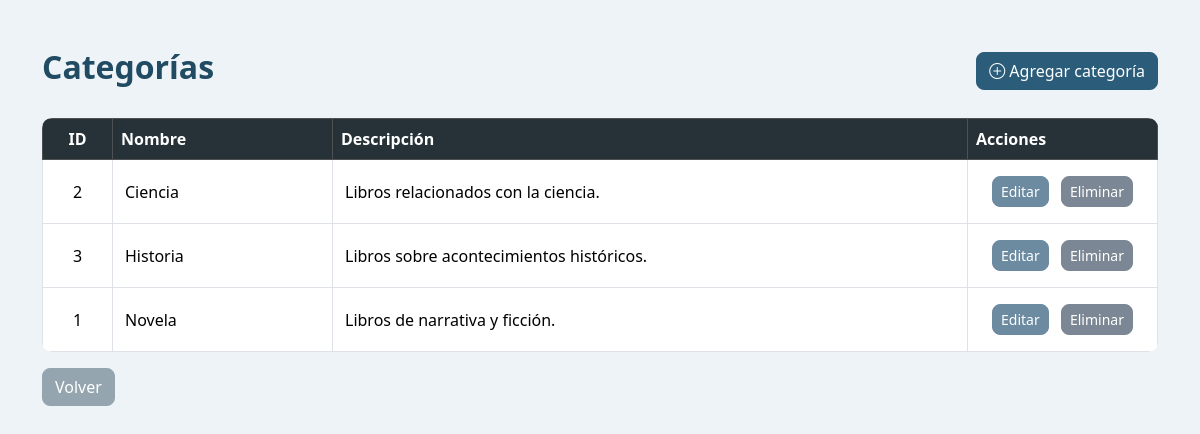
The app's page /modulos/categorias/listar.php (signed in) with its own data.
### tables this page shows
CREATE TABLE categorias (

    id_categoria INT AUTO_INCREMENT PRIMARY KEY,

    nombre VARCHAR(100) NOT NULL,

    descripcion VARCHAR(255)

);

### modulos/categorias/listar.php (the view, shortened to what this page needs)
<?php
require_once("../../includes/conexion.php");
$sql = "SELECT * FROM categorias ORDER BY nombre ASC";
$resultado = $conexion->query($sql);
?>
<!DOCTYPE html>
<html lang="es">
<head>
    <link href="https://cdn.jsdelivr.net/npm/bootstrap@5.3.7/dist/css/bootstrap.min.css"
          rel="stylesheet">
    <link rel="stylesheet"
          href="https://cdn.jsdelivr.net/npm/bootstrap-icons@1.13.1/font/bootstrap-icons.min.css">
    <link rel="stylesheet" href="../../css/estilos.css">
</head>
<body>
<div class="container mt-5">
    <div class="d-flex justify-content-between align-items-center mb-4">
        <h2>
            Categorías
        </h2>
        <a
            href="agregar.php"
            class="btn btn-success">
            <i class="bi bi-plus-circle"></i>
            Agregar categoría
        </a>
    </div>
    <table class="table table-bordered table-hover">
        <thead class="table-dark">
            <tr>
                <th class="text-center">
                    ID
                </th>
                <th class="columna-nombre">
                    Nombre
                </th>
                <th>
                    Descripción
                </th>
                <th class="columna-acciones">
                    Acciones
                </th>
            </tr>
        </thead>
        <tbody>
        <?php while ($categoria = $resultado->fetch_assoc()) { ?>
            <tr>
                <td class="text-center">
                    <?= $categoria["id_categoria"]; ?>
                </td>
                <td>
                    <?= $categoria["nombre"]; ?>
                </td>
                <td>
                    <?= $categoria["descripcion"]; ?>
                </td>
                <td class="text-center">
                    <a
                        href="editar.php?id=<?= $categoria["id_categoria"]; ?>"
                        class="btn btn-warning btn-sm me-2">
                        Editar
                    </a>
                    <a
                        href="eliminar.php?id=<?= $categoria["id_categoria"]; ?>"
                        class="btn btn-danger btn-sm"
                        onclick="return confirm('¿Desea eliminar esta categoría?');">
                        Eliminar
                    </a>
                </td>
            </tr>
        <?php } ?>
        </tbody>
    </table>
    <a
        href="../../inicio.php"
        class="btn btn-secondary">
        Volver
    </a>
</div>
</body>
</html>

### css/estilos.css (style rules this page uses)
body { background:#eef3f8; font-family:"Segoe UI", Arial, Helvetica, sans-serif; color:#243447; }
h1, h2, h3 { color:#204b63; font-weight:700; }
.table { background:white; }
.table-dark { background:#263238 !important; }
.table th { vertical-align:middle; }
.table td { vertical-align:middle; padding: 14px; }
a { text-decoration:none; }
.btn { border-radius:8px; transition:.25s; font-weight:500; }
.btn-success { background:#2b5d7a; border-color:#2b5d7a; }
.btn-warning { background:#6c8aa0; border-color:#6c8aa0; color:white; }
.btn-danger { background:#7b8794; border-color:#7b8794; }
.btn-secondary { background:#95a5b0; border-color:#95a5b0; }
.table { border-radius:10px; overflow:hidden; }
.table th { background:#263238; color:#ffffff; font-weight:600; text-align:left; vertical-align:middle; }
.table td { vertical-align:middle; padding:16px 12px; }
th:first-child, td:first-child { width:70px; text-align:center; }
.columna-nombre { width:220px; font-weight:500; }
.columna-acciones { width:190px; text-align:center; white-space:nowrap; }

### records on screen
categorias: id_categoria "2", nombre "Ciencia", descripcion "Libros relacionados con la ciencia."
categorias: id_categoria "3", nombre "Historia", descripcion "Libros sobre acontecimientos históricos."
categorias: id_categoria "1", nombre "Novela", descripcion "Libros de narrativa y ficción."
